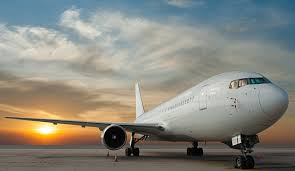
#> input picture OpenCV/#01 basics/images/airplan.jpeg, 295 x 171 px
$ python p6_filter_convert_cut_resize_more.py
#> lines starting #> are read from the running program, lines starting #| are printed output that depends on the picture; after the words box and inside, x2 and y2 are one past the last pixel; in counts of white or black regions, pixels touching at a corner belong together
import cv2 as cv

img = cv.imread("images/airplan.jpeg")
#> img is the input picture: shape (171, 295, 3); mean B, G, R 126.6, 136, 137.2
cv.imshow('airplan',img)

# converting to gray color
gray = cv.cvtColor(img,cv.COLOR_RGB2GRAY)
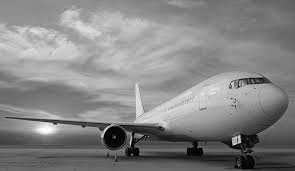
#> gray: shape (171, 295); min 0, max 255, mean 133.3
cv.imshow('gray',gray)

# converting to another filter
filter = cv.cvtColor(img,cv.COLOR_RGB2LAB)
#> filter: shape (171, 295, 3); mean of channels 0, 1, 2 141.9, 126.1, 126.5
cv.imshow('filter',filter)
# blur
blur = cv.GaussianBlur(img, (0,0), cv.BORDER_DEFAULT)
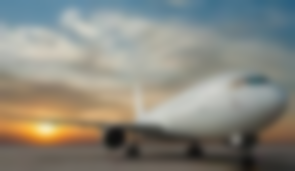
#> blur: shape (171, 295, 3); mean B, G, R 126.6, 136, 137.1
cv.imshow('Blur',blur)
# Edge cascode
canny = cv.Canny(img,100,200)
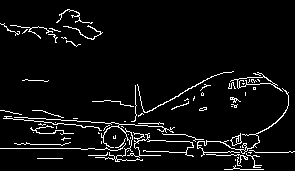
#> canny: shape (171, 295); 5.4% white in thin lines or dots
cv.imshow("Canny",canny)
#dilating the image
dilated = cv.dilate(canny,(3,3) ,iterations=2)
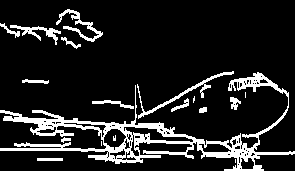
#> dilated: shape (171, 295); 13.2% white; 18 white regions (5 under 20 px), largest, box (x1, y1, x2, y2) and area: (0, 72, 295, 171) 4889, (137, 71, 234, 119) 421, (56, 9, 103, 42) 364
cv.imshow("dilated canny",dilated)

# eroding
eroded = cv.erode(dilated, (3,3), iterations=2)
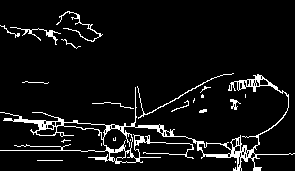
#> eroded: shape (171, 295); 6.8% white in thin lines or dots
cv.imshow("Eroded",eroded)

#resize
resized = cv.resize(img,(img.shape[1]*3,img.shape[0]*3), interpolation=cv.INTER_CUBIC)
cv.imshow("resize",resized)

# Cropping
cropped = img[50:200,200:300]
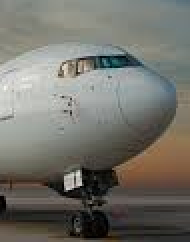
#> cropped: shape (121, 95, 3) (shown 2 times larger); mean B, G, R 106.7, 113.9, 114.8
cv.imshow("cropped",cropped)

cv.waitKey(0)
